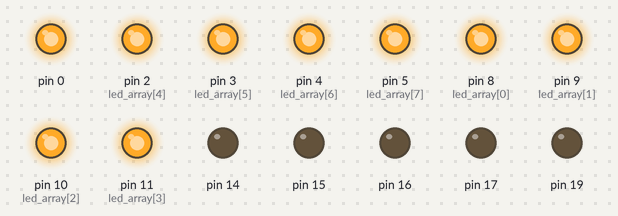
The sketch below on a simulated Arduino Uno, built with avr-gcc and run on an emulated ATmega328P. Parts: output pins drawn as LEDs (lit = HIGH).

Above: at 0.3 s.
At 25.4 s:
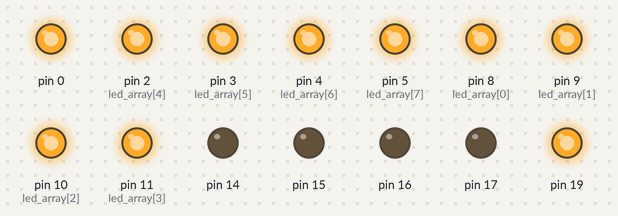
Timing chart, 0 to 26.9 s (numbered marks = the images above):
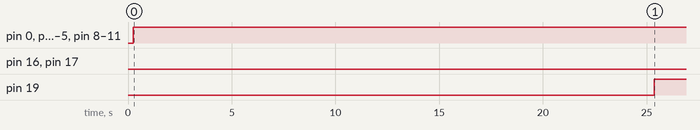

Measured:
- by itself, pin 19: LOW → HIGH at 25.4 s
- by itself, pin 0, pin 2 (led_array[4]), pin 3 (led_array[5]), pin 4 (led_array[6]), pin 5 (led_array[7]), pin 8 (led_array[0]), pin 9 (led_array[1]), pin 10 (led_array[2]), pin 11 (led_array[3]): LOW → HIGH at 0.26 s

The sketch:

LED_Spin.ino
```cpp
const int led_array[8] = {8, 9, 10, 11, 2, 3, 4, 5};
int lit_led = 0;

bool increase = true;
signed int level_of_leds = 0;

class LEDs {
  bool initialized = false;
  int ledArray[8] = {8, 9, 10, 11, 2, 3, 4, 5};
  bool on = false;

  unsigned long int onTime;
  unsigned long int offTime;

  unsigned long int previousTime;
  unsigned long int currentTime;

  public:

  LEDs() {

    noInterrupts();           // disable all interrupts
    TCCR1A = 0;
    TCCR1B = 0;

    TCNT1 = 64736;            // compare match register 16MHz/1/20kHz
    TCCR1B |= (1 << CS10);    // 1 prescaler
    TIMSK1 |= (1 << TOIE1);   // enable timer overflow interrupt

    bool on = false;
    unsigned long int onTime = 500; // On time in microseconds
    unsigned long int offTime = 4500; // Off time in microseconds

    unsigned long int previousTime = micros();
    unsigned long int currentTime = micros();

    for(int i = 0; i < sizeof(ledArray); i++) {
      pinMode(ledArray[i], OUTPUT);
    }

    interrupts();

    initialized = true;
  }

  void update() {
    if(initialized) {
      currentTime = micros();
      if (on) {
        if ( (currentTime - previousTime) >= onTime) {
          on = false;
          previousTime = currentTime;
        }
      }
      if (!on) {
        if ((currentTime - previousTime) >= offTime) {
          on = true;
          previousTime = currentTime;
        }
      }
      for(int i = 0; i < sizeof(ledArray); i++) {
        digitalWrite(ledArray[i], on);
      }
    }
  }

};

LEDs myLEDs = LEDs();

void setup() {
  // put your setup code here, to run once:
}

void loop() {
  // put your main code here, to run repeatedly:
}

ISR(TIMER1_OVF_vect)          // timer compare interrupt service routine
{
  TCNT1 = 64736;
  myLEDs.update();   // toggle LED pin
}


void led_level(int level) {
  int leds = 0;
  leds = map(level+6, 0, 100, 0, 8);

  for(int i = 0; i < leds; i++) {
    digitalWrite(led_array[i], true);
  }
  for(int i = leds; i < sizeof(led_array); i++) {
    digitalWrite(led_array[i], false);
  }
}

void led_brightness_loop(int brightness) {
  int led_id = 0;
  long int period = 100;

  if (brightness < 0) {
    brightness = 0;
  }
  else if (brightness > 100) {
    brightness = 100;
  }

  if (brightness > 0) {
    for(int led_id = 0; led_id < sizeof(led_array); led_id++) {
      digitalWrite(led_array[led_id], true);
    }
  }
  delayMicroseconds((period * brightness) / 100);
  for(int led_id = 0; led_id < sizeof(led_array); led_id++) {
    digitalWrite(led_array[led_id], false);
  }
  delayMicroseconds(((100 - brightness) * period) / 100);
}
```
